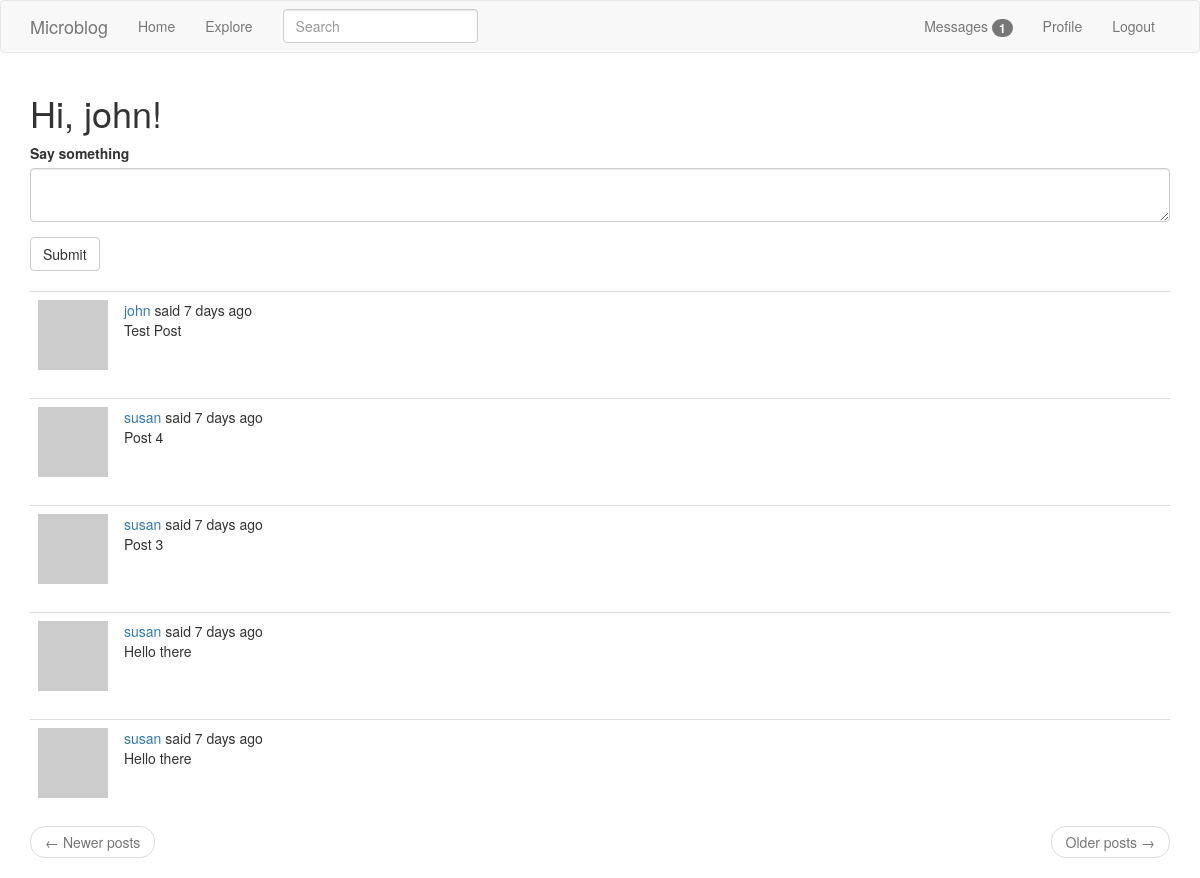
The page /index (signed in) on the database its author committed.
### app/models.py (models this page shows, shortened)
class User(UserMixin, db.Model):
    id = db.Column(db.Integer, primary_key=True)
    username = db.Column(db.String(64), index=True, unique=True)
    email = db.Column(db.String(120), index=True, unique=True)
    password_hash = db.Column(db.String(128))
    posts = db.relationship('Post', backref='author', lazy='dynamic')
    about_me = db.Column(db.String(140))
    last_seen = db.Column(db.DateTime, default=datetime.utcnow)
    followed = db.relationship(
        'User', secondary=followers,
        primaryjoin=(followers.c.follower_id == id),
        secondaryjoin=(followers.c.followed_id == id),
        backref=db.backref('followers', lazy='dynamic'), lazy='dynamic')
    messages_sent = db.relationship('Message',
                                    foreign_keys='Message.sender_id',
                                    backref='author', lazy='dynamic')
    messages_received = db.relationship('Message',
                                        foreign_keys='Message.recipient_id',
                                        backref='recipient', lazy='dynamic')
    last_message_read_time = db.Column(db.DateTime)
    notifications = db.relationship('Notification', backref='user',
                                    lazy='dynamic')
    tasks = db.relationship('Task', backref='user', lazy='dynamic')
    def avatar(self, size):
        digest = md5(self.email.lower().encode('utf-8')).hexdigest()
        return 'https://www.gravatar.com/avatar/{}?d=identicon&s={}'.format(
            digest, size)
    def followed_posts(self):
        followed = Post.query.join(
            followers, (followers.c.followed_id == Post.user_id)).filter(
                followers.c.follower_id == self.id)
        own = Post.query.filter_by(user_id=self.id)
        return followed.union(own).order_by(Post.timestamp.desc())
    def new_messages(self):
        last_read_time = self.last_message_read_time or datetime(1900, 1, 1)
        return Message.query.filter_by(recipient=self).filter(
            Message.timestamp > last_read_time).count()
    def get_tasks_in_progress(self):
        return Task.query.filter_by(user=self, complete=False).all()

class SearchableMixin(object):
    @classmethod
    def before_commit(cls, session):
        session._changes = {
            'add': list(session.new),
            'update': list(session.dirty),
            'delete': list(session.deleted)
        }
    @classmethod
    def after_commit(cls, session):
        for obj in session._changes['add']:
            if isinstance(obj, SearchableMixin):
                add_to_index(obj.__tablename__, obj)
        for obj in session._changes['update']:
            if isinstance(obj, SearchableMixin):
                add_to_index(obj.__tablename__, obj)
        for obj in session._changes['delete']:
            if isinstance(obj, SearchableMixin):
                remove(obj.__tablename__, obj)

class Post(SearchableMixin, db.Model):
    __searchable__ = ['body']
    id = db.Column(db.Integer, primary_key=True)
    body = db.Column(db.String(140))
    timestamp = db.Column(db.DateTime, index=True, default=datetime.utcnow)
    user_id = db.Column(db.Integer, db.ForeignKey('user.id'))
    language = db.Column(db.String(5))

### app/main/routes.py (the view, shortened to what this page needs)
@bp.route('/', methods=['GET', 'POST'])
@bp.route('/index', methods=['GET', 'POST'])
@login_required
def index():
    form = PostForm()
    page = request.args.get('page', 1, type=int)
    posts = current_user.followed_posts().paginate(
        page, current_app.config['POSTS_PER_PAGE'], False)
    next_url = url_for('main.index', page=posts.next_num) \
        if posts.has_next else None
    prev_url = url_for('main.index', page=posts.prev_num) \
        if posts.has_prev else None
    return render_template('index.html', title=_('Home'), form=form,
                           posts=posts.items, next_url=next_url,
                           prev_url=prev_url)

### app/main/forms.py
class SearchForm(FlaskForm):
    q = StringField(_l('Search'), validators=[DataRequired()])
    def __init__(self, *args, **kwargs):
        if 'formdata' not in kwargs:
            kwargs['formdata'] = request.args
        if 'meta' not in kwargs:
            kwargs['meta'] = {'csrf': False}
        super().__init__(*args, **kwargs)

class PostForm(FlaskForm):
    post = TextAreaField(_l('Say something'), validators=[DataRequired()])
    submit = SubmitField(_l('Submit'))

### app/main/routes.py (called while the page is built)
@bp.before_app_request
def before_request():
    if current_user.is_authenticated:
        current_user.last_seen = datetime.utcnow()
        db.session.commit()
        g.search_form = SearchForm()
    g.locale = str(get_locale())

### app/models.py (called while the page is built)
@login.user_loader
def load_user(id):
    return User.query.get(int(id))

### app/templates/index.html
{% extends "base.html" %}
{% import 'bootstrap/wtf.html' as wtf %}
{% block app_content %}
    <h1>{{ _('Hi, %(username)s!', username=current_user.username) }}</h1>
    {% if form %}
        {{ wtf.quick_form(form) }}
        <br />
    {% endif %}
    {% for post in posts %}
        {% include '_post.html' %}
    {% endfor %}
    {% include "_page_nav.html" %}
{% endblock app_content %}

### app/templates/_post.html (shortened to what this page needs)
<table class="table table-hover">
    <tr>
        <td width="70px">
            <a href="{{ url_for('main.user', username=post.author.username) }}">
                <img src="{{ post.author.avatar(70) }}"
                     alt="{{ post.author.username }}'s avatar"
                     height="70"
                     width="70"/>
            </a>
        </td>
        <td>
        {{ _('%(username)s said %(when)s',
        username=user_link, when=moment(post.timestamp).fromNow()) }}
        <br />
        <span id="post{{ post.id }}">{{ post.body }}</span>
    </td>
</tr>
</table>

### rows shown on the page
Post: body "Test Post"
Post: body "Post 4"
Post: body "Post 3"
Post: body "Hello there"
Post: body "Hello there"

### other values the page prints
{{ new_messages }} "1"
